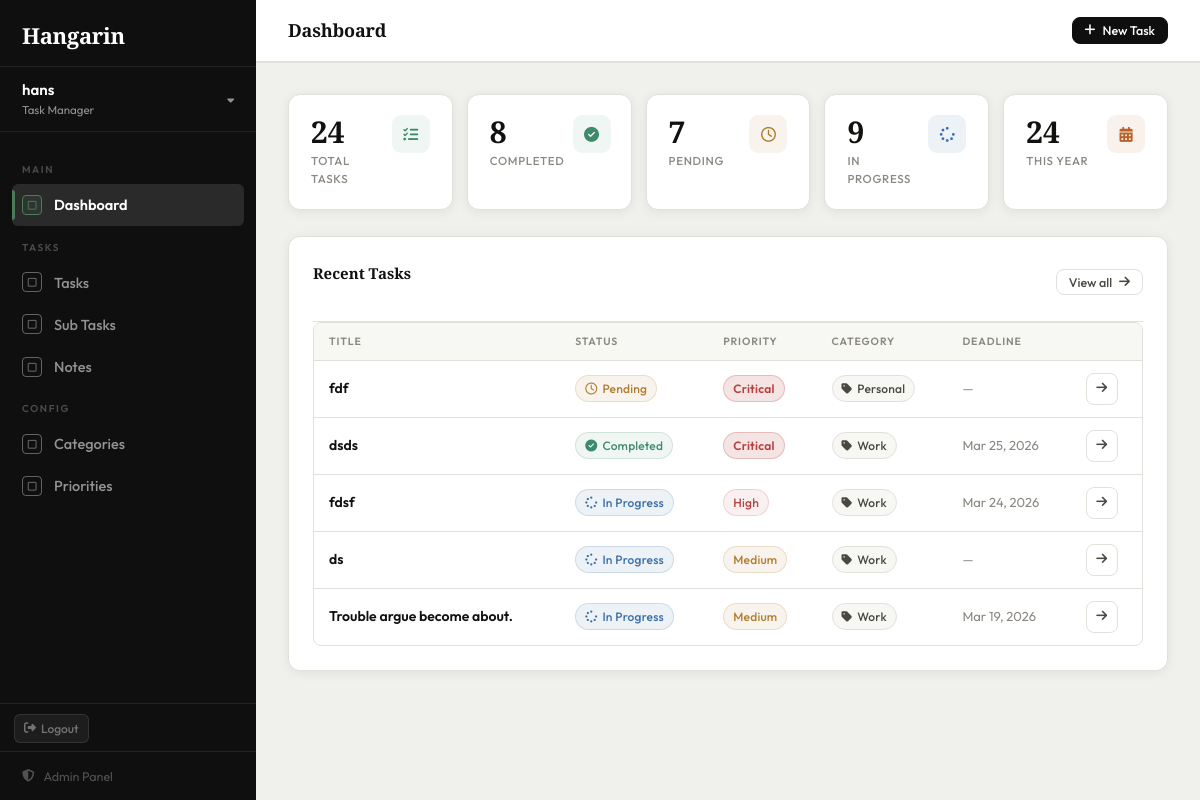
The app's page / (signed in) with its own data.
### tasks/models.py (models this page shows, shortened)
class BaseModel(models.Model):
    created_at = models.DateTimeField(auto_now_add=True)
    updated_at = models.DateTimeField(auto_now=True)
    class Meta:
        abstract = True

class Task(BaseModel):
    STATUS_CHOICES = [
        ("Pending", "Pending"),
        ("In Progress", "In Progress"),
        ("Completed", "Completed"),
    ]
    title = models.CharField(max_length=255)
    description = models.TextField(blank=True, null=True)
    deadline = models.DateTimeField(blank=True, null=True)
    status = models.CharField(
        max_length=50,
        choices=STATUS_CHOICES,
        default="Pending"
    )
    category = models.ForeignKey(
        Category, on_delete=models.SET_NULL, null=True, blank=True
    )
    priority = models.ForeignKey(
        Priority, on_delete=models.SET_NULL, null=True, blank=True
    )
    class Meta:
        verbose_name = "Task"
        verbose_name_plural = "Tasks"

class Priority(models.Model):
    name = models.CharField(max_length=100)
    class Meta:
        verbose_name = "Priority"
        verbose_name_plural = "Priorities"

class Category(models.Model):
    name = models.CharField(max_length=100)
    class Meta:
        verbose_name = "Category"
        verbose_name_plural = "Categories"

### tasks/views.py (the view)
# urls.py: path('', views.dashboard, name='dashboard'),
@login_required
def dashboard(request):
    total_tasks      = Task.objects.count()
    completed_tasks  = Task.objects.filter(status='Completed').count()
    pending_tasks    = Task.objects.filter(status='Pending').count()
    in_progress_tasks = Task.objects.filter(status='In Progress').count()
    tasks_this_year  = Task.objects.filter(created_at__year=timezone.now().year).count()
    recent_tasks     = Task.objects.select_related('category', 'priority').order_by('-created_at')[:5]
    return render(request, 'tasks/dashboard.html', {
        'total_tasks': total_tasks,
        'completed_tasks': completed_tasks,
        'pending_tasks': pending_tasks,
        'in_progress_tasks': in_progress_tasks,
        'tasks_this_year': tasks_this_year,
        'recent_tasks': recent_tasks,
        'page_title': 'Dashboard',
    })

### tasks/templates/tasks/dashboard.html (shortened to what this page needs)
{% extends "tasks/base.html" %}
{% block nav_dashboard %}active{% endblock %}
{% block topbar_actions %}
<a href="{% url 'task_create' %}" class="btn btn-primary btn-sm">
    <i class="fa-solid fa-plus"></i> New Task
</a>
{% endblock %}
{% block content %}
<div class="stats-row">
    <div class="stat">
        <div class="stat-top">
            <div>
                <div class="stat-num">{{ total_tasks }}</div>
                <div class="stat-lbl">Total Tasks</div>
            </div>
            <div class="stat-icon si-green"><i class="fa-solid fa-list-check"></i></div>
        </div>
    </div>
    <div class="stat">
        <div class="stat-top">
            <div>
                <div class="stat-num">{{ completed_tasks }}</div>
                <div class="stat-lbl">Completed</div>
            </div>
            <div class="stat-icon si-green"><i class="fa-solid fa-circle-check"></i></div>
        </div>
    </div>
    <div class="stat">
        <div class="stat-top">
            <div>
                <div class="stat-num">{{ pending_tasks }}</div>
                <div class="stat-lbl">Pending</div>
            </div>
            <div class="stat-icon si-yellow"><i class="fa-regular fa-clock"></i></div>
        </div>
    </div>
    <div class="stat">
        <div class="stat-top">
            <div>
                <div class="stat-num">{{ in_progress_tasks }}</div>
                <div class="stat-lbl">In Progress</div>
            </div>
            <div class="stat-icon si-blue"><i class="fa-solid fa-spinner"></i></div>
        </div>
    </div>
    <div class="stat">
        <div class="stat-top">
            <div>
                <div class="stat-num">{{ tasks_this_year }}</div>
                <div class="stat-lbl">This Year</div>
            </div>
            <div class="stat-icon si-orange"><i class="fa-solid fa-calendar-days"></i></div>
        </div>
    </div>
</div>
<div class="card">
    <div class="card-header">
        <span class="card-title">Recent Tasks</span>
        <a href="{% url 'task_list' %}" class="btn btn-ghost btn-sm">
            View all <i class="fa-solid fa-arrow-right"></i>
        </a>
    </div>
    {% if recent_tasks %}
    <div class="table-wrap">
        <table>
            <thead>
                <tr>
                    <th>Title</th>
                    <th>Status</th>
                    <th>Priority</th>
                    <th>Category</th>
                    <th>Deadline</th>
                    <th></th>
                </tr>
            </thead>
            <tbody>
                {% for task in recent_tasks %}
                <tr>
                    <td class="td-strong">{{ task.title }}</td>
                    <td>
                        {% if task.status == 'Completed' %}
                            <span class="badge b-completed"><i class="fa-solid fa-circle-check"></i> Completed</span>
                        {% elif task.status == 'In Progress' %}
                            <span class="badge b-progress"><i class="fa-solid fa-spinner"></i> In Progress</span>
                        {% else %}
                            <span class="badge b-pending"><i class="fa-regular fa-clock"></i> Pending</span>
                        {% endif %}
                    </td>
                    <td>
                        {% if task.priority %}
                            <span class="badge b-{{ task.priority.name|lower }}">{{ task.priority.name }}</span>
                        {% else %}<span class="td-muted">—</span>{% endif %}
                    </td>
                    <td>
                        {% if task.category %}
                            <span class="badge b-cat"><i class="fa-solid fa-tag"></i> {{ task.category.name }}</span>
                        {% else %}<span class="td-muted">—</span>{% endif %}
                    </td>
                    <td class="td-muted">
                        {% if task.deadline %}{{ task.deadline|date:"M d, Y" }}{% else %}—{% endif %}
                    </td>
                    <td>
                        <a href="{% url 'task_detail' task.pk %}" class="btn btn-ghost btn-sm btn-icon">
                            <i class="fa-solid fa-arrow-right"></i>
                        </a>
                    </td>
                </tr>
                {% endfor %}
            </tbody>
        </table>
    </div>
    {% endif %}
</div>
{% endblock %}

### tasks/templates/tasks/base.html (shortened to what this page needs)
{% load pwa %}
<!DOCTYPE html>
<html lang="en">
<head>
    <link rel="stylesheet" href="https://cdnjs.cloudflare.com/ajax/libs/font-awesome/6.5.0/css/all.min.css">
</head>
<body>
<aside class="sidebar" id="sidebar">
    <div class="sidebar-brand">
        <a href="{% url 'dashboard' %}">
            <div class="brand-title">Hangarin</div>
        </a>
    </div>
    {% if user.is_authenticated %}
    <div class="sidebar-user-block">
        <div class="user-left">
            <div class="user-name">{{ user.username }}</div>
            <div class="user-role">Task Manager</div>
        </div>
        <i class="fa-solid fa-caret-down user-caret"></i>
    </div>
    <nav class="sidebar-nav">
        <div class="nav-section-label">Main</div>
        <a href="{% url 'dashboard' %}" class="nav-link {% block nav_dashboard %}{% endblock %}">
            <span class="nav-icon"><i class="fa-regular fa-square"></i></span>
            Dashboard
        </a>
        <div class="nav-section-label">Tasks</div>
        <a href="{% url 'task_list' %}" class="nav-link {% block nav_tasks %}{% endblock %}">
            <span class="nav-icon"><i class="fa-regular fa-square"></i></span>
            Tasks
        </a>
        <a href="{% url 'subtask_list' %}" class="nav-link {% block nav_subtasks %}{% endblock %}">
            <span class="nav-icon"><i class="fa-regular fa-square"></i></span>
            Sub Tasks
        </a>
        <a href="{% url 'note_list' %}" class="nav-link {% block nav_notes %}{% endblock %}">
            <span class="nav-icon"><i class="fa-regular fa-square"></i></span>
            Notes
        </a>
        <div class="nav-section-label">Config</div>
        <a href="{% url 'category_list' %}" class="nav-link {% block nav_categories %}{% endblock %}">
            <span class="nav-icon"><i class="fa-regular fa-square"></i></span>
            Categories
        </a>
        <a href="{% url 'priority_list' %}" class="nav-link {% block nav_priorities %}{% endblock %}">
            <span class="nav-icon"><i class="fa-regular fa-square"></i></span>
            Priorities
        </a>
    </nav>
    <div style="padding: 10px 14px 8px; border-top: 1px solid rgba(255,255,255,0.08);">
        <a href="#" class="logout-link"
           onclick="event.preventDefault(); document.getElementById('logout-form').submit();">
            <i class="fa-solid fa-right-from-bracket"></i>
            Logout
        </a>
    </div>
    {% endif %}
    <div class="sidebar-footer">
        <a href="/admin/" class="admin-link">
            <i class="fa-solid fa-shield-halved"></i>
            Admin Panel
        </a>
    </div>
</aside>
<main class="main">
    <header class="topbar">
        <div class="topbar-left">
            <h1>{% block page_heading %}{{ page_title }}{% endblock %}</h1>
        </div>
        <div class="topbar-right">
            {% block topbar_actions %}{% endblock %}
        </div>
    </header>
    <div class="content">
        {% block content %}{% endblock %}
    </div>
</main>
</body>
</html>

### records on screen
Task: title "fdf", status "Pending" (drawn), priority.name "Critical", category.name "Personal"
Task: title "dsds", status "Completed" (drawn), priority.name "Critical", category.name "Work", deadline "Mar 25, 2026"
Task: title "fdsf", status "In Progress" (drawn), priority.name "High", category.name "Work", deadline "Mar 24, 2026"
Task: title "ds", status "In Progress" (drawn), priority.name "Medium", category.name "Work"
Task: title "Trouble argue become about.", status "In Progress" (drawn), priority.name "Medium", category.name "Work", deadline "Mar 19, 2026"

### other values on screen
{{ user.username }} "hans"
{{ page_title }} "Dashboard"
{{ total_tasks }} "24"
{{ completed_tasks }} "8"
{{ pending_tasks }} "7"
{{ in_progress_tasks }} "9"
{{ tasks_this_year }} "24"
